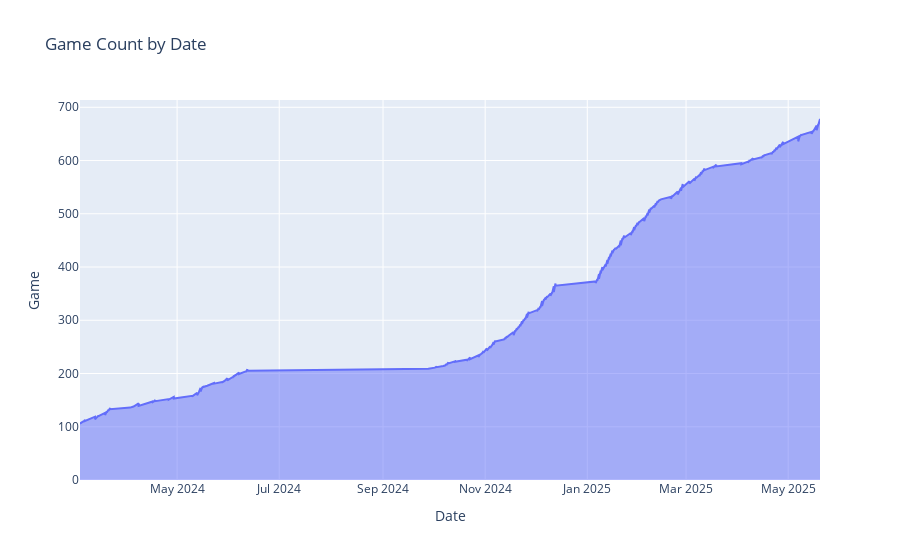

The notebook cell this image was saved under:
### Code cell
fig = px.area(df, x='Date', y='Game', title='Game Count by Date')
fig.show()

### Figure 1 — Plotly figure (JSON) as saved in the notebook; plotly's stock layout.template omitted (floating-point values rounded to 4 significant figures; data arrays with more than 128 entries replaced by an {"elided": "..."} marker saying what was removed)
{"data": [{"fillpattern": {"shape": ""}, "hovertemplate": "Date=%{x}<br>Game=%{y}<extra></extra>", "legendgroup": "", "line": {"color": "#636efa"}, "marker": {"symbol": "circle"}, "mode": "lines", "name": "", "orientation": "v", "showlegend": false, "stackgroup": "1", "type": "scatter", "x": {"elided": "589 str values"}, "xaxis": "x", "y": {"elided": "589 int values"}, "yaxis": "y"}], "layout": {"legend": {"tracegroupgap": 0}, "title": {"text": "Game Count by Date"}, "xaxis": {"anchor": "y", "domain": [0, 1], "title": {"text": "Date"}}, "yaxis": {"anchor": "x", "domain": [0, 1], "title": {"text": "Game"}}}}
